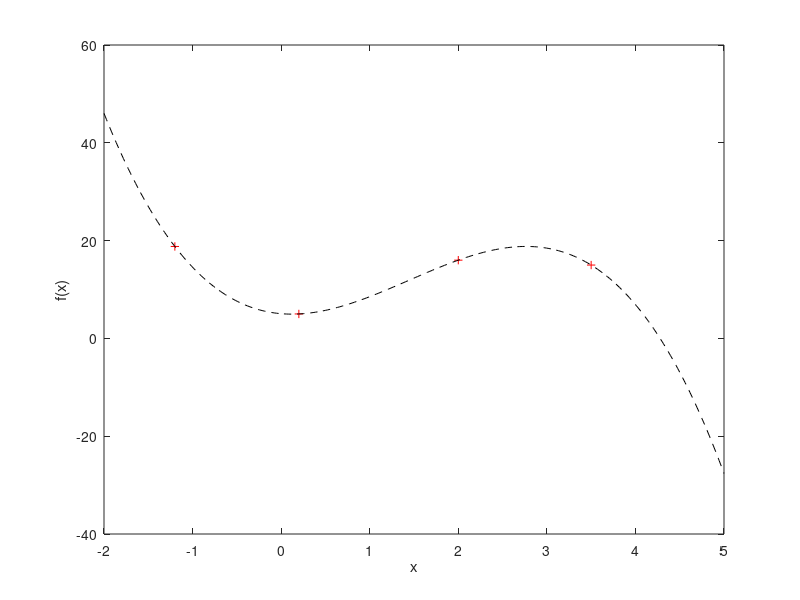

The MATLAB source for this figure:
% Computational Solutions                                    April 21, 2022
% IST 4360
% Prof. M Diaz Maldonado
%
% Synopsis:
% Uses a Lagrange 3rd-degree polynomial to interpolate a dataset (xi, yi).
%
%
% Copyright (c) 2022 Misael Diaz-Maldonado
% This file is released under the GNU General Public License as published
% by the Free Software Foundation, either version 3 of the License, or
% (at your option) any later version.
%
%
% References:
% [0] A Gilat and V Subramanian, Numerical Methods for Engineers and
%     Scientists: An Introduction with Applications using MATLAB
% [1] A Gilat, MATLAB: An Introduction with Applications, 6th edition


clear
close all
clc

format long g


% Dataset:
% xi, yi coordinates
x1 = -1.2; y1 = 18.8;
x2 =  0.2; y2 =  5.0;
x3 =  2.0; y3 = 16.0;
x4 =  3.5; y4 = 15.0;


% Lagrange 3rd-degree interpolating polynomial:
% Note: the anonymous function has been defined for a scalar input
f = @(x) (								...
    y1*(x - x2)*(x - x3)*(x - x4) / ( (x1 - x2)*(x1 - x3)*(x1 - x4) ) + ...
    y2*(x - x1)*(x - x3)*(x - x4) / ( (x2 - x1)*(x2 - x3)*(x2 - x4) ) + ...
    y3*(x - x1)*(x - x2)*(x - x4) / ( (x3 - x1)*(x3 - x2)*(x3 - x4) ) + ...
    y4*(x - x1)*(x - x2)*(x - x3) / ( (x4 - x1)*(x4 - x2)*(x4 - x3) )   ...
);


% Post-processing:

% computes the differences between the data and the approximation returned
% by the interpolating function f(x)
x = [x1; x2; x3; x4];
y = [y1; y2; y3; y4];

% should display an array of zeros to indicate success
diffs = 0;
fprintf("\nDifferences:\n")
for i = 1:length(x)
	diffs = diffs + abs( y(i) - f( x(i) ) );
	fprintf( "%.12f\n", abs( y(i) - f( x(i) ) ) )
end

% as above but accumulates the differences
fprintf("\nCumulative Difference:\n")
fprintf("%.12f\n", diffs)

% Plots the dataset and the interpolating polynomial:
figure(1)

plot(x, y, 'r+')		% plots the xi, yi coordinates
hold on
% performs an elementwise computation of the interpolating polynomial
x = linspace(-2, 5, 256);
y = zeros( size(x) );
for i = 1:length(x)
	y(i) = f( x(i) );	% Note: the function expects a scalar input
end
plot(x, y, '--k')		% plots interpolating polynomial
xlabel('x')
ylabel('f(x)')
